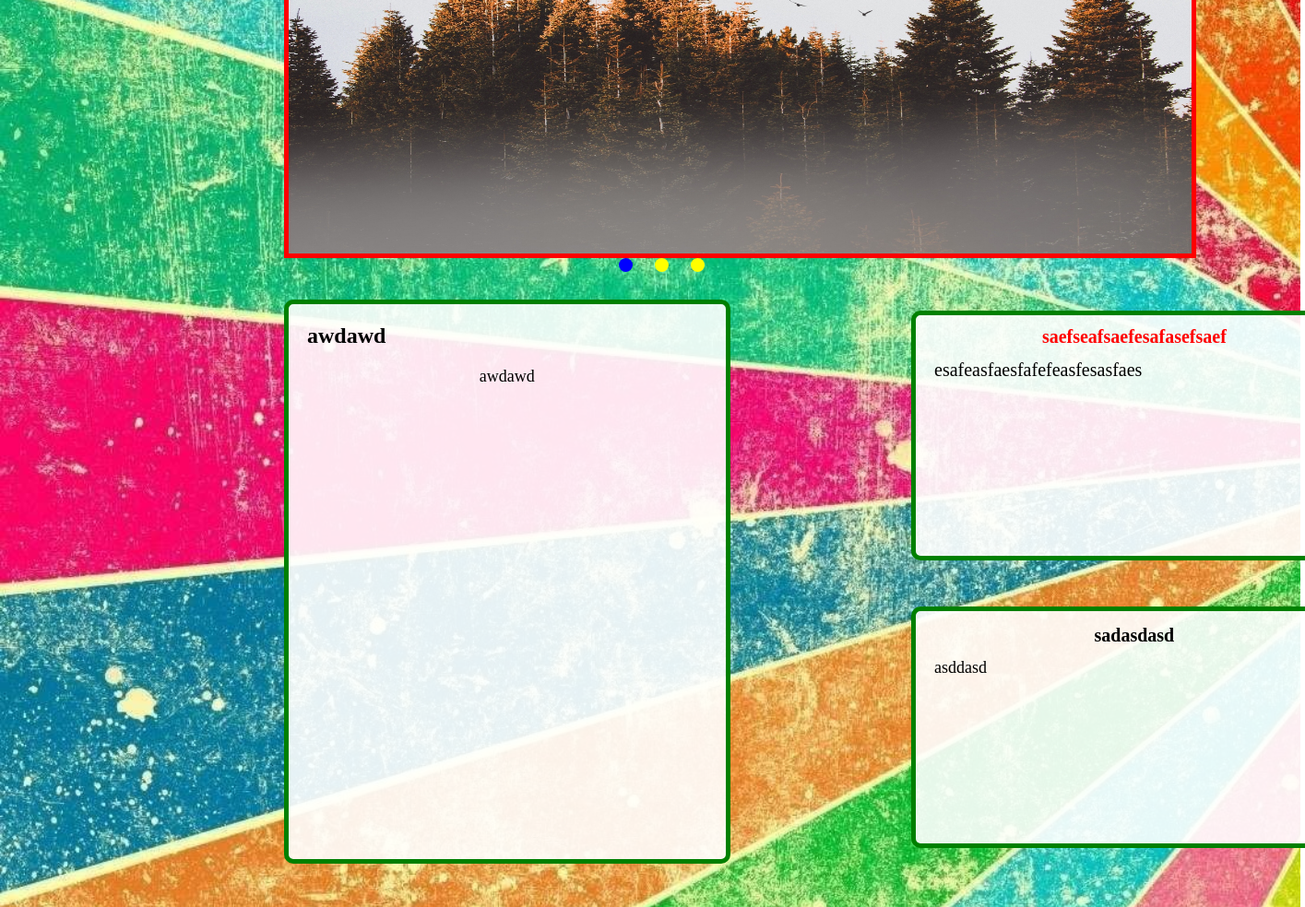
Before: / (middle part) with the older database file.
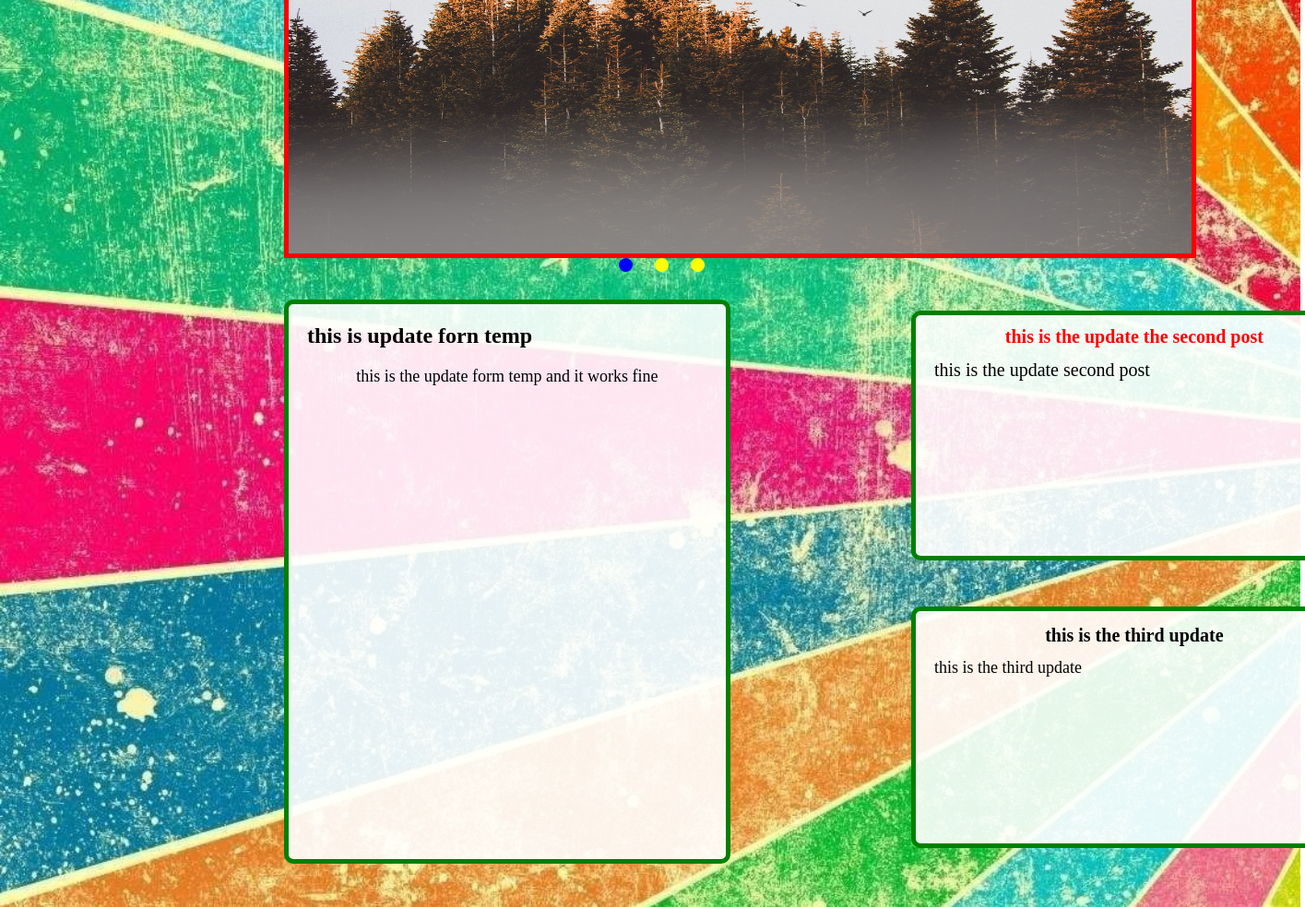
After: the same page with the newer database file.
### website.py (models this page shows, shortened)
class Post(db.Model):
    id = db.Column(db.Integer, primary_key=True)
    title = db.Column(db.String(500), nullable=False)
    content = db.Column(db.Text, nullable=False)
    user_id = db.Column(db.Integer, db.ForeignKey('user.id'), nullable=False)

### website.py (the view)
@app.route("/")
def home():
    first_post = Post.query.get(1)
    second_post = Post.query.get(2)
    third_post = Post.query.get(3)
    return render_template('home.html',first_post=first_post, second_post=second_post,third_post=third_post )

### templates/home.html (shortened to what this page needs)
{% extends 'ext.html' %}
{% block nav %}
		<div class="main-title">
			<h2 class="top-title">{{ first_post.title }}</h2>
			<p class="p1">{{ first_post.content}}</p>
		</div>
			<div class="second-title">
				<h2 class="">{{ second_post.title }}</h2>
				<p class="p2" >{{ second_post.content }}</p>
			</div>
			<div class="third-title">
				<h3>{{third_post.title }}</h3>
				<p class="p3">{{ third_post.content }}</p>
			</div>
			<div class="slideshow-container">
				<div class="mySlides fade">
				  <img src="/static/img/1.jpg">
				</div>
			</div>
				<div style="text-align:center">
				  <span class="dot" onclick="currentSlide(1)"></span>
				  <span class="dot" onclick="currentSlide(2)"></span>
				  <span class="dot" onclick="currentSlide(3)"></span>
				</div>
		</body>
{% endblock %}

### templates/ext.html (shortened to what this page needs)
<!Doctype html>
<html>
        <head>
                <link rel="stylesheet" type="text/css" href="{{ url_for('static', filename='style.css')}}">
        </head>
        <body>
                <div class="container-nav">
		<body>
			</body>
</html>
{% block nav %}
{% endblock nav %}

### static/style.css (style rules this page uses)
.container-nav { width:100%; margin:auto; }
.main-title { background-color:rgba(255,255,255,0.9); position:static; width:31%; height:600px; margin-top:-1150px; margin-left:300px; padding:1px 20px 1px 20px ; border:5px green solid; border-radius:10px; overflow:hidden; text-align:justify; }
.p1 { color:black; text-align:center; font-family:arail; font-size:18px; position:static; }
.second-title { background-color:rgba(255,255,255,0.9); position:static; width:31%; height:250px; margin-top:-600px; margin-left:980px; padding:1px 20px 10px 20px; border:5px green solid; border-radius:10px; overflow:auto; text-align:justify; }
.second-title h2 { color:red; font-family:arail; font-size:20px; position:static; line-height:0.5em; text-align:center; }
.p2 { color:black; font-family:arail; font-size:20px; }
.third-title { background-color:rgba(255,255,255,0.9); position:static; width:31%; height:250px; margin-top:50px; margin-left:980px; padding:1px 20px 1px 20px; border:5px green solid; border-radius:10px; overflow:auto; text-align:justify; }
.third-title h3 { color:black; font-family:arail; text-align:center; font-size:20px; position:static; line-height:0.5em; }
.p3 { color:black; font-family:arail; font-size:18px; position:static; }
.mySlides { display: none; position:static; }
img { background-color:black; width:100%; height:550px; }
.slideshow-container { max-width:70%; max-height:550px; position:static; margin-top:-1200px; margin-left:300px; border:5px red solid; }
.dot { cursor: pointer; height: 15px; width: 15px; margin-left:20px; background-color:yellow; border-radius: 50%; display: inline-block; transition: background-color 0.6s ease; }
.active, .dot:hover { background-color:blue; }
.fade { -webkit-animation-name: fade; -webkit-animation-duration:0.5s; animation-name: fade; animation-duration: 0.5s; }

Changed rows visible on the page:
changed Post: title "awdawd" → "this is update forn temp"; content "awdawd" → "this is the update form temp and it works fine"
changed Post: title "saefseafsaefesafasefsaef" → "this is the update the second post"; content "esafeasfaesfafefeasfesasfaes" → "this is the update second post"
changed Post: title "sadasdasd" → "this is the third update"; content "asddasd" → "this is the third update"
